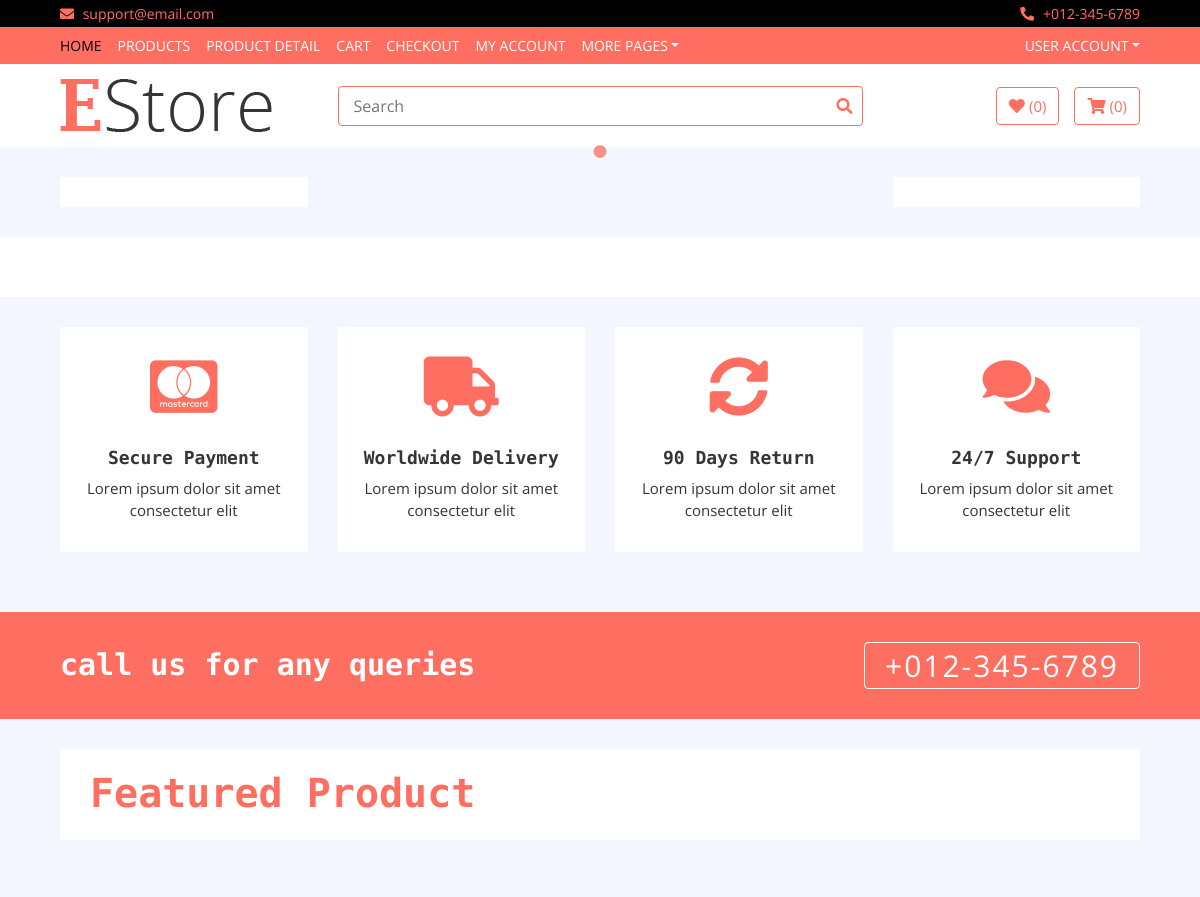
Before: / (upper part) with the older database file.
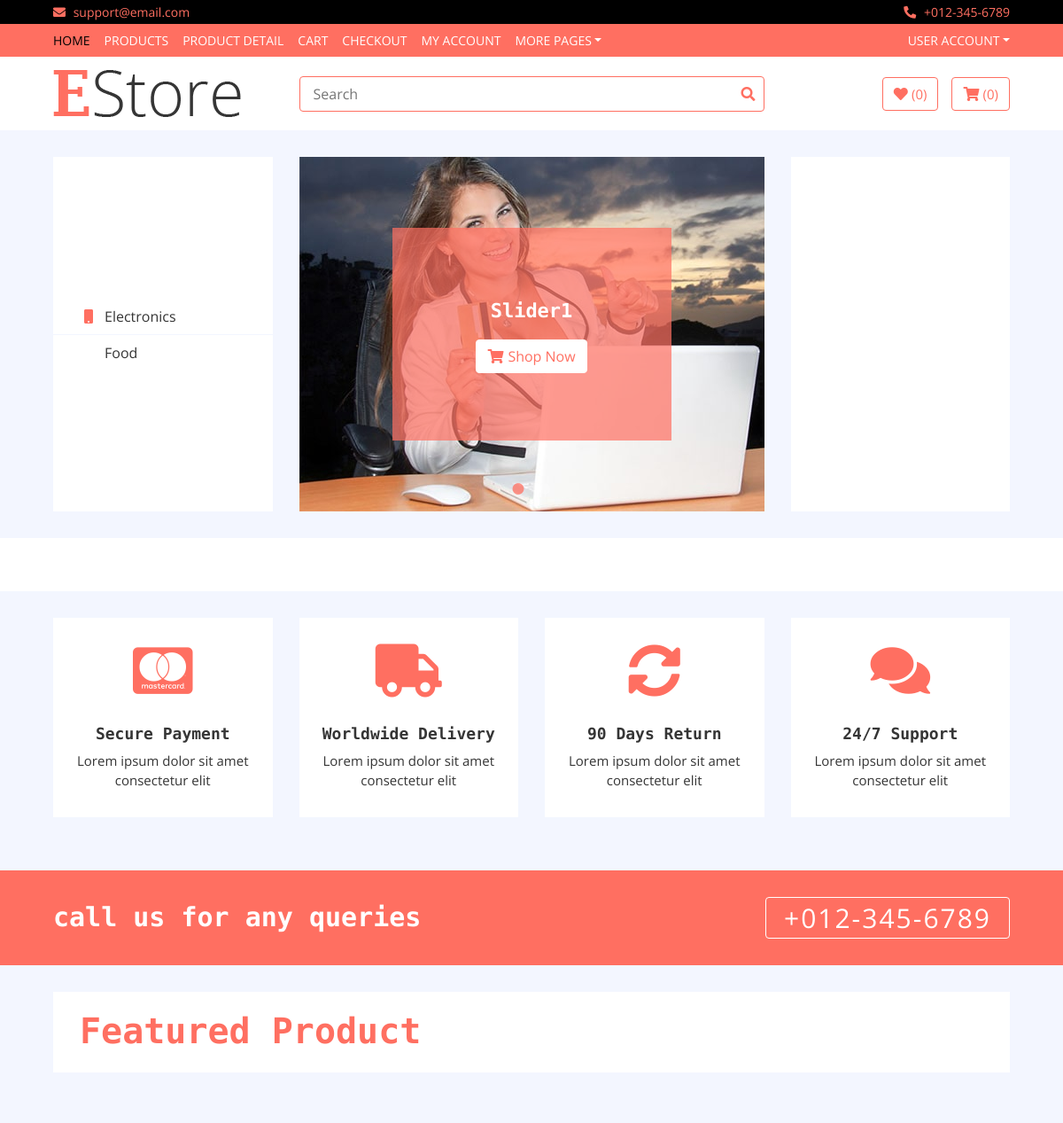
After: the same page with the newer database file.
### home/models.py (models this page shows, shortened)
class Category(models.Model):
	name = models.CharField(max_length = 300)
	slug = models.CharField(max_length = 300)
	icon = models.CharField(max_length = 100)

class Slider(models.Model):
	name = models.CharField(max_length = 400)
	image = models.ImageField(upload_to = 'media')
	description = models.TextField(blank = True)
	url = models.URLField(blank = True)

### home/views.py (the view)
# urls.py: path('', HomeView.as_view(), name='home'),
class HomeView(Base):
	def get(self,request):
		self.context['categories'] = Category.objects.all()
		self.context['subcategories'] = SubCategory.objects.all()
		self.context['sliders'] = Slider.objects.all()
		self.context['ads'] = Ad.objects.all()
		self.context['brands'] = Brand.objects.all()
		self.context['hots'] = Product.objects.filter(labels = 'hot')
		self.context['news'] = Product.objects.filter(labels = 'new')
		self.context['sales'] = Product.objects.filter(labels = 'sale')
		return render(request,'index.html',self.context)

### templates/index.html (shortened to what this page needs)
{% extends 'base.html' %}
{% load static %}
{% block content %}
        <div class="header">
            <div class="container-fluid">
                <div class="row">
                    <div class="col-md-3">
                        <nav class="navbar bg-light">
                            <ul class="navbar-nav">
                                {% for cat in categories %}
                                <li class="nav-item">
                                    <a class="nav-link" href="#"><i class="fa {{cat.icon}}"></i>{{cat.name}}</a>
                                </li>
                                {% endfor %}
                            </ul>
                        </nav>
                    </div>
                    <div class="col-md-6">
                        <div class="header-slider normal-slider">
                            {% for slider in sliders %}
                            <div class="header-slider-item">
                                <img src="{{slider.image.url}}" height = 400 width = 600 alt="Slider Image" />
                                <div class="header-slider-caption">
                                    <p>{{slider.name}}</p>
                                    <a class="btn" href=""><i class="fa fa-shopping-cart"></i>Shop Now</a>
                                </div>
                            </div>
                            {% endfor %}
                        </div>
                    </div>
                    <div class="col-md-3">
                        <div class="header-img">
                        </div>
                    </div>
                </div>
            </div>
        </div>
        <div class="brand">
        </div>
        <div class="feature">
            <div class="container-fluid">
                <div class="row align-items-center">
                    <div class="col-lg-3 col-md-6 feature-col">
                        <div class="feature-content">
                            <i class="fab fa-cc-mastercard"></i>
                            <h2>Secure Payment</h2>
                            <p>
                                Lorem ipsum dolor sit amet consectetur elit
                            </p>
                        </div>
                    </div>
                    <div class="col-lg-3 col-md-6 feature-col">
                        <div class="feature-content">
                            <i class="fa fa-truck"></i>
                            <h2>Worldwide Delivery</h2>
                            <p>
                                Lorem ipsum dolor sit amet consectetur elit
                            </p>
                        </div>
                    </div>
                    <div class="col-lg-3 col-md-6 feature-col">
                        <div class="feature-content">
                            <i class="fa fa-sync-alt"></i>
                            <h2>90 Days Return</h2>
                            <p>
                                Lorem ipsum dolor sit amet consectetur elit
                            </p>
                        </div>
                    </div>
                    <div class="col-lg-3 col-md-6 feature-col">
                        <div class="feature-content">
                            <i class="fa fa-comments"></i>
                            <h2>24/7 Support</h2>
                            <p>
                                Lorem ipsum dolor sit amet consectetur elit
                            </p>
                        </div>
                    </div>
                </div>
            </div>
        </div>
        <div class="call-to-action">
            <div class="container-fluid">
                <div class="row align-items-center">
                    <div class="col-md-6">
                        <h1>call us for any queries</h1>
                    </div>
                    <div class="col-md-6">
                        <a href="tel:0123456789">+012-345-6789</a>
                    </div>
                </div>
            </div>
        </div>
        <div class="featured-product product">
            <div class="container-fluid">
                <div class="section-header">
                    <h1>Featured Product</h1>
                </div>
            </div>
        </div>
        {% endblock %}

### templates/base.html (shortened to what this page needs)
<!DOCTYPE html>
{% load static %}
<html lang="en">
    <head>
        <link href="https://stackpath.bootstrapcdn.com/bootstrap/4.4.1/css/bootstrap.min.css" rel="stylesheet">
        <link href="https://cdnjs.cloudflare.com/ajax/libs/font-awesome/5.10.0/css/all.min.css" rel="stylesheet">
        <link href="{% static 'lib/slick/slick.css' %}" rel="stylesheet">
        <link href="{% static 'lib/slick/slick-theme.css' %}" rel="stylesheet">
        <link href="{% static 'css/style.css' %}" rel="stylesheet">
    </head>
    <body>
        <div class="top-bar">
            <div class="container-fluid">
                <div class="row">
                    <div class="col-sm-6">
                        <i class="fa fa-envelope"></i>
                        support@email.com
                    </div>
                    <div class="col-sm-6">
                        <i class="fa fa-phone-alt"></i>
                        +012-345-6789
                    </div>
                </div>
            </div>
        </div>
        <div class="nav">
            <div class="container-fluid">
                <nav class="navbar navbar-expand-md bg-dark navbar-dark">
                    <div class="collapse navbar-collapse justify-content-between" id="navbarCollapse">
                        <div class="navbar-nav mr-auto">
                            <a href="index.html" class="nav-item nav-link active">Home</a>
                            <a href="product-list.html" class="nav-item nav-link">Products</a>
                            <a href="product-detail.html" class="nav-item nav-link">Product Detail</a>
                            <a href="cart.html" class="nav-item nav-link">Cart</a>
                            <a href="checkout.html" class="nav-item nav-link">Checkout</a>
                            <a href="my-account.html" class="nav-item nav-link">My Account</a>
                            <div class="nav-item dropdown">
                                <a href="#" class="nav-link dropdown-toggle" data-toggle="dropdown">More Pages</a>
                            </div>
                        </div>
                        <div class="navbar-nav ml-auto">
                            <div class="nav-item dropdown">
                                <a href="#" class="nav-link dropdown-toggle" data-toggle="dropdown">User Account</a>
                            </div>
                        </div>
                    </div>
                </nav>
            </div>
        </div>
        <div class="bottom-bar">
            <div class="container-fluid">
                <div class="row align-items-center">
                    <div class="col-md-3">
                        <div class="logo">
                            <a href="index.html">
                                <img src="img/logo.png" alt="Logo">
                            </a>
                        </div>
                    </div>
                    <div class="col-md-6">
                        <div class="search">
                            <input type="text" placeholder="Search">
                            <button><i class="fa fa-search"></i></button>
                        </div>
                    </div>
                    <div class="col-md-3">
                        <div class="user">
                            <a href="wishlist.html" class="btn wishlist">
                                <i class="fa fa-heart"></i>
                                <span>(0)</span>
                            </a>
                            <a href="cart.html" class="btn cart">
                                <i class="fa fa-shopping-cart"></i>
                                <span>(0)</span>
                            </a>
                        </div>
                    </div>
                </div>
            </div>
        </div>
        {% block content %}
        {% endblock %}
    </body>
</html>

Changed rows visible on the page:
added Category: name "Electronics"
added Category: name "Food"
added Slider: image (picture), name "Slider1"
